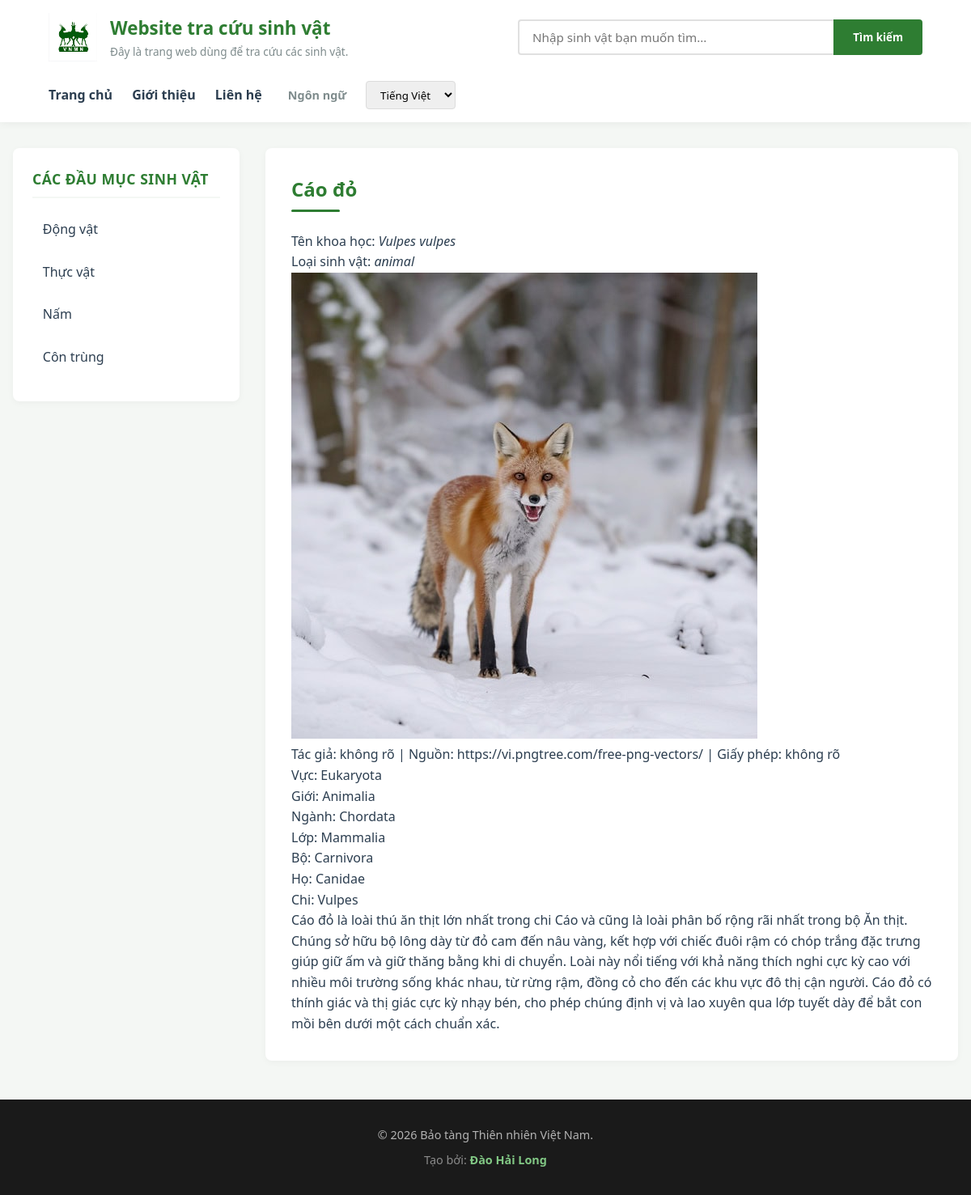
The app's page /sinh-vat/1 with its own data.
### tables this page shows
CREATE TABLE translations (
id INTEGER PRIMARY KEY AUTOINCREMENT,
creature_id INTEGER NOT NULL,
language VARCHAR(2) NOT NULL,
species VARCHAR(255) NOT NULL,
quick_summary TEXT NOT NULL,

FOREIGN KEY (creature_id) REFERENCES creatures(id),
UNIQUE (creature_id, language)
);

CREATE TABLE creatures (
    id INTEGER PRIMARY KEY AUTOINCREMENT,
    category VARCHAR(50) NOT NULL,
    era VARCHAR(50) NOT NULL,
    scientific_name VARCHAR(255) NOT NULL UNIQUE,
    taxonomic_domain VARCHAR(255) NOT NULL,
    taxonomic_kingdom VARCHAR(255) NOT NULL,
    taxonomic_phylum VARCHAR(255) NOT NULL,
    taxonomic_class VARCHAR(255) NOT NULL,
    taxonomic_order VARCHAR(255) NOT NULL,
    taxonomic_family VARCHAR(255) NOT NULL,
    taxonomic_genus VARCHAR(255) NOT NULL
);

CREATE TABLE images (
    id INTEGER PRIMARY KEY AUTOINCREMENT,
    creature_id INTEGER NOT NULL,
    photo TEXT NOT NULL,
    author VARCHAR(255) NOT NULL,
    license VARCHAR(255) NOT NULL,
    source VARCHAR(255) NOT NULL,
    alt_text TEXT NOT NULL,
    alt_text_en TEXT NOT NULL,

    FOREIGN KEY (creature_id) REFERENCES creatures(id)
);

### app.py (the view)
@app.route("/sinh-vat/<int:creature_id>") # VIETNAMESE RESULT
def creature_info(creature_id):
    db = get_db()
    creature = db.execute(""" SELECT creatures.*, translations.*, images.*
                                FROM creatures
                                JOIN translations ON translations.creature_id = creatures.id
                                JOIN images ON images.creature_id = creatures.id
                                WHERE creatures.id = ?
                                AND translations.language = 'vi'
                                """, (creature_id,)).fetchone()
    if not creature:
        return xin_loi("Không tìm thấy sinh vật")
    return render_template("vi/ket-qua.html", creature=creature)

### app.py (called while the page is built)
def get_db():
    db = getattr(g, "_database", None)
    if db == None:
        db = g._database = sqlite3.connect("animals.db")
        db.row_factory = sqlite3.Row
    return db

@app.teardown_appcontext
def close_connection(exception):
    db = getattr(g, "_database", None)
    if db != None:
        db.close()

### templates/vi/ket-qua.html (shortened to what this page needs)
{% extends 'vi/layout.html' %}
{% block main %}
    <section class="main-content">
        <div class="header">
            <h2>{{ creature["species"] }}</h2>
            <p>
                Tên khoa học:
                <i>{{ creature["scientific_name"] }}</i>
            </p>
            <p>
                Loại sinh vật:
                <i>{{ creature["category"] }}</i>
            </p>
        </div>
        <div class="photo">
            <img
                src="{{ url_for('static', filename=creature['photo']) }}"
                alt="{{ creature['alt_text'] }}"
            />
            <p>
                Tác giả: {{ creature["author"] }}
                |
                Nguồn: {{ creature["source"] }}
                |
                Giấy phép: {{ creature["license"] }}
            </p>
        </div>
        <div class="taxonomy">
            <p>Vực: {{ creature["taxonomic_domain"] }}</p>
            <p>Giới: {{ creature["taxonomic_kingdom"] }}</p>
            <p>Ngành: {{ creature["taxonomic_phylum"] }}</p>
            <p>Lớp: {{ creature["taxonomic_class"] }}</p>
            <p>Bộ: {{ creature["taxonomic_order"] }}</p>
            <p>Họ: {{ creature["taxonomic_family"] }}</p>
            <p>Chi: {{ creature["taxonomic_genus"] }}</p>
        </div>
        <div class="quick_summary">
            <p>{{ creature["quick_summary"] }}</p>
        </div>
    </section>
{% endblock %}

### templates/vi/layout.html (shortened to what this page needs)
<!DOCTYPE html>
<html lang="vi">
    <head>
        <link rel="stylesheet" href="{{ url_for('static', filename='styles.css') }}" />
    </head>
    <body>
        <header>
            <div class="logo-area">
                <a href="{{ url_for('index') }}" class="logo-link">
                    <img src="{{ url_for('static', filename='images/logo/bao-tang-thien-nhien.png') }}" alt="Logo Bảo tàng Thiên nhiên Việt Nam" class="logo-img" />
                    <div class="introduction">
                        <h1>Website tra cứu sinh vật</h1>
                        <p>Đây là trang web dùng để tra cứu các sinh vật.</p>
                    </div>
                </a>
            </div>
            <form class="search-bar" action="{{ url_for('search') }}" method="GET">
                <input id="search" name="search" type="search" placeholder="Nhập sinh vật bạn muốn tìm..." />
                <button type="submit">Tìm kiếm</button>
            </form>
            <nav class="nav-bar">
                <a href="{{ url_for('index') }}">Trang chủ</a>
                <a href="{{ url_for('gioi_thieu') }}">Giới thiệu</a>
                <a href="{{ url_for('lien_he') }}">Liên hệ</a>
                <label for="language">Ngôn ngữ</label>
                <select id="language" name="language" onchange="window.location.href=this.value">
                    <option value="{{ url_for('index') }}" {% if language == "vi" %}selected{% endif %}>Tiếng Việt</option>
                </select>
            </nav>
        </header>
        <main>
            <aside class="sidebar">
                <h2>Các đầu mục sinh vật</h2>
                <nav>
                  <ul>
                    <li><a href="#">Động vật</a></li>
                    <li><a href="#">Thực vật</a></li>
                    <li><a href="#">Nấm</a></li>
                    <li><a href="#">Côn trùng</a></li>
                  </ul>
                </nav>
            </aside>
            {% block main %}
            {% endblock %}
        </main>
        <footer>
          <p>© 2026 Bảo tàng Thiên nhiên Việt Nam.</p>
          <address>
            Tạo bởi: <strong>Đào Hải Long</strong>
          </address>
        </footer>
    </body>
</html>

### static/styles.css (style rules this page uses)
:root { --primary-color: #2e7d32; --primary-hover: #1b5e20; --accent-color: #81c784; --bg-light: #f4f7f4; --text-color: #2c3e50; --text-muted: #7f8c8d; --white: #ffffff; --dark-footer: #1a1a1a; --font-main: 'Segoe UI', Tahoma, Geneva, Verdana, sans-serif; }
* { margin: 0; padding: 0; box-sizing: border-box; }
body { font-family: var(--font-main); color: var(--text-color); background-color: var(--bg-light); line-height: 1.6; }
a { text-decoration: none; color: inherit; transition: all 0.3s ease; }
header { background-color: var(--white); box-shadow: 0 2px 10px rgba(0, 0, 0, 0.05); padding: 1rem 5%; display: flex; flex-wrap: wrap; align-items: center; justify-content: space-between; gap: 1.5rem; }
.logo-area { display: flex; align-items: center; gap: 1rem; }
.logo-img { height: 60px; width: auto; object-fit: contain; }
.introduction h1 { font-size: 1.4rem; color: var(--primary-color); font-weight: 700; }
.introduction p { font-size: 0.85rem; color: var(--text-muted); }
.search-bar { display: flex; flex: 1; max-width: 500px; min-width: 280px; }
.search-bar input { flex: 1; padding: 0.6rem 1rem; border: 2px solid #e0e0e0; border-right: none; border-radius: 4px 0 0 4px; font-family: inherit; font-size: 0.95rem; outline: none; transition: border-color 0.3s; }
.search-bar button { padding: 0.6rem 1.5rem; background-color: var(--primary-color); color: var(--white); border: none; border-radius: 0 4px 4px 0; font-family: inherit; font-weight: 600; cursor: pointer; transition: background-color 0.3s; }
.nav-bar { display: flex; align-items: center; gap: 1.5rem; font-weight: 600; }
.nav-bar a { color: var(--text-color); position: relative; padding: 0.3rem 0; }
.nav-bar a::after { content: ''; position: absolute; width: 0; height: 2px; bottom: 0; left: 0; background-color: var(--primary-color); transition: width 0.3s ease; }
.nav-bar label { font-size: 0.9rem; color: var(--text-muted); margin-left: 0.5rem; }
.nav-bar select { padding: 0.4rem 0.8rem; border: 1px solid #dcdcdc; border-radius: 4px; font-family: inherit; outline: none; cursor: pointer; }
main { max-width: 1200px; margin: 2rem auto; padding: 0 1rem; display: grid; grid-template-columns: 280px 1fr; gap: 2rem; min-height: 60vh; }
.sidebar { background-color: var(--white); padding: 1.5rem; border-radius: 8px; box-shadow: 0 2px 8px rgba(0,0,0,0.04); height: fit-content; }
.sidebar h2 { font-size: 1.1rem; text-transform: uppercase; letter-spacing: 0.5px; margin-bottom: 1rem; color: var(--primary-color); border-bottom: 2px solid var(--bg-light); padding-bottom: 0.5rem; }
.sidebar ul { list-style: none; }
.sidebar li { margin-bottom: 0.5rem; }
.sidebar a { display: block; padding: 0.6rem 0.8rem; border-radius: 4px; font-weight: 500; }
.main-content { background-color: var(--white); padding: 2rem; border-radius: 8px; box-shadow: 0 2px 8px rgba(0,0,0,0.04); }
.main-content h2 { font-size: 1.5rem; color: var(--primary-color); margin-bottom: 1.5rem; position: relative; padding-bottom: 0.5rem; }
.main-content h2::after { content: ''; position: absolute; bottom: 0; left: 0; width: 60px; height: 3px; background-color: var(--primary-color); border-radius: 2px; }
footer { background-color: var(--dark-footer); color: #b3b3b3; text-align: center; padding: 2rem 1rem; margin-top: 3rem; font-size: 0.9rem; }
footer p { margin-bottom: 0.5rem; }
footer address { font-style: normal; color: #8c8c8c; }
footer strong { color: var(--accent-color); }
.logo-link, .introduction h1 a { text-decoration: none; color: inherit; display: flex; align-items: center; gap: 1rem; }

### records on screen
translations: species "Cáo đỏ", quick_summary "Cáo đỏ là loài thú ăn thịt lớn nhất trong chi Cáo và cũng là loài phân bố rộng rãi nhất trong bộ Ăn thịt. Chúng sở hữu bộ lông dày từ đỏ cam đến nâu vàng, kết hợp với chiếc đuôi rậm có chóp trắng đặc trưng giúp giữ ấm và giữ thăng bằng khi di chuyển. Loài này nổi tiếng với khả năng thích nghi cực kỳ cao với nhiều môi trường sống khác nhau, từ rừng rậm, đồng cỏ cho đến các khu vực đô thị cận người. Cáo đỏ có thính giác và thị giác cực kỳ nhạy bén, cho phép chúng định vị và lao xuyên qua lớp tuyết dày để bắt con mồi bên dưới một cách chuẩn xác."
creatures: scientific_name "Vulpes vulpes", category "animal", taxonomic_domain "Eukaryota", taxonomic_kingdom "Animalia", taxonomic_phylum "Chordata", taxonomic_class "Mammalia", taxonomic_order "Carnivora", taxonomic_family "Canidae", taxonomic_genus "Vulpes"
images: photo (picture), author "không rõ", source "https://vi.pngtree.com/free-png-vectors/", license "không rõ"
